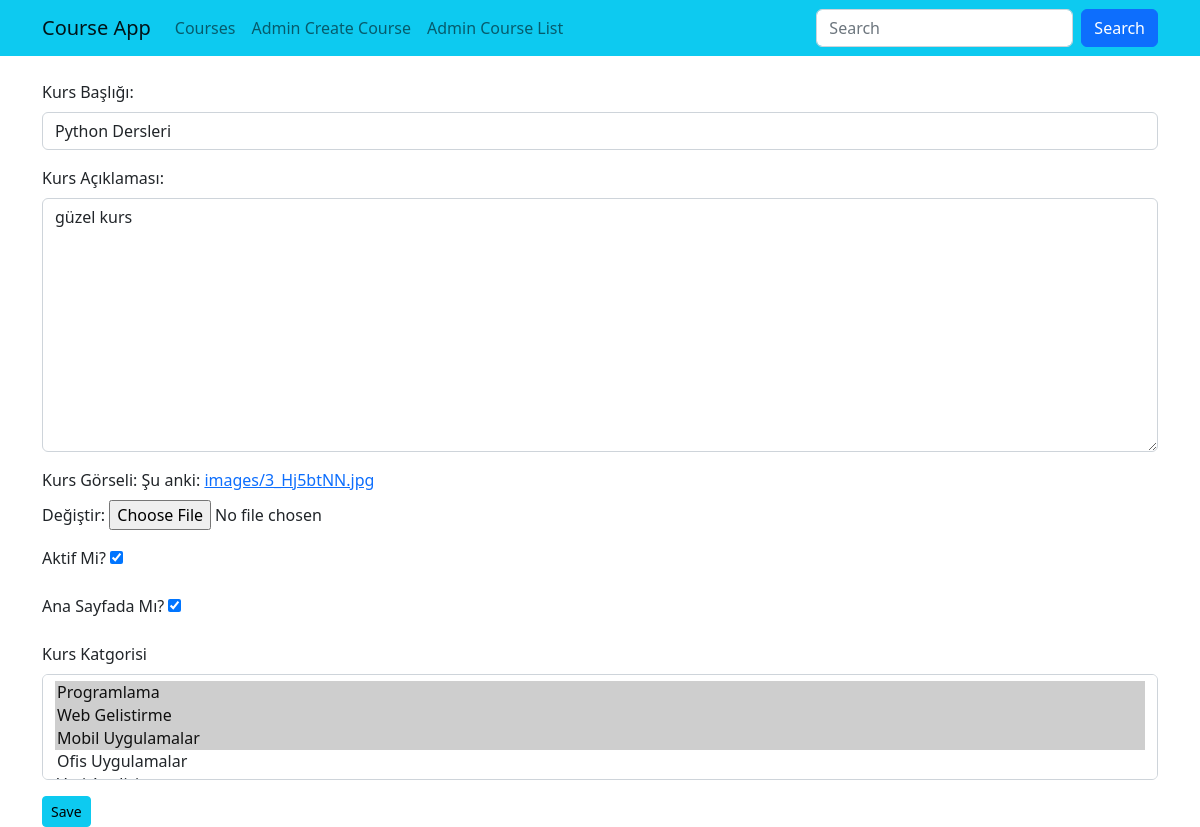
Before: /courses/course-edit/2 with the older database file.
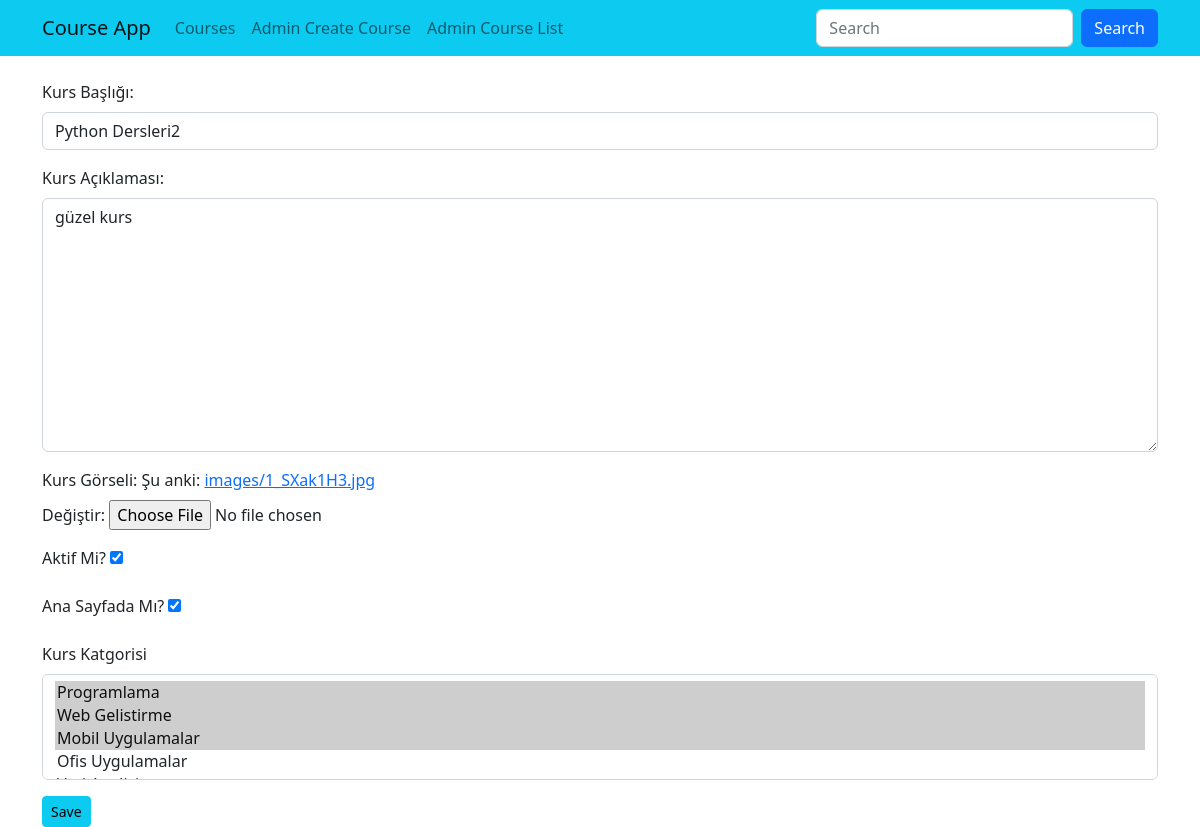
After: the same page with the newer database file.
### courses/models.py (models this page shows, shortened)
class Course(models.Model):
    title = models.CharField(max_length=50)
    description =models.TextField()
    image = models.ImageField(upload_to="images",default="")
    date = models.DateField(auto_now_add=True)
    isActive = models.BooleanField(default=False)
    isHome = models.BooleanField(default=False)
    slug = models.SlugField(null=False,default="",unique=True, db_index=True,blank=True,editable=False)
    categories = models.ManyToManyField(Category,related_name="kurslar",blank=True)

### courses/views.py (the view)
# urls.py: path("course-edit/<int:id>",views.courseEdit, name="course_edit"),
def courseEdit(request,id):
    course = Course.objects.get(id=id)
    if request.method == "POST":
        form = CourseEditForm(request.POST,request.FILES, instance=course)
        if form.is_valid():
            form.save()
            return redirect("course_list")
    else:
        form = CourseEditForm(instance=course)
    return render(request,"courses/edit-course.html",{"course":course,"form":form})

### courses/forms.py
class CourseEditForm(forms.ModelForm):
    class Meta:
        model = Course
        fields = "__all__"
        labels = {
            "title":"Kurs Başlığı:",
            "description":"Kurs Açıklaması:",
            "image":"Kurs Görseli:",
            "isActive":"Aktif Mi?",
            "isHome":"Ana Sayfada Mı?",
            "categories":"Kurs Katgorisi"
        }
        widgets = {
            "title":forms.TextInput(attrs={"class":"form-control"}),
            "description":forms.Textarea(attrs={"class":"form-control"}),
            "isActive":forms.CheckboxInput(),
            "isHome":forms.CheckboxInput(),
            "categories":forms.SelectMultiple(attrs={"class":"form-control"}),
        }
        error_messages = {
            "title":{"required":"Kurs Başlığını Giriniz!", "max_length":"Geçtin sınırı"},
            "description":{"required":"Kurs Açıklamasını Giriniz!"},
            "image":{"required":"Kurs Görselini Seçiniz!"}
        }

### courses/models.py (called while the page is built)
    def __str__(self):
        return f"{self.name}"

### courses/templates/courses/edit-course.html (shortened to what this page needs)
{% extends "layout.html" %}
{% load static %}
{% block css_files %}
    <link rel="stylesheet" href="{% static "/courses/css/style.css" %}">
{% endblock css_files %}
{% block content %}
    <div class="container">
        <div class="row mt-4">
            <div class="col-12">
                <form action="{% url "course_edit" course.id %}" method="POST" enctype="multipart/form-data" novalidate >
                    {% for field in form %}
                        <p>
                            <label class = "form-label" for="{{field.id_for_label}}">{{field.label}}</label>
                            {{field}}
                        </p>
                    {% endfor %}
                    <button class="btn btn-info btn-sm" type="submit">Save</button>
                </form>
            </div>
        </div>
    </div>
{% endblock content %}

Changed rows visible on the page:
changed Course "güzel kurs": title "Python Dersleri" → "Python Dersleri2"
Other visible differences:
text no longer shown: "Şu anki: images/3_Hj5btNN.jpg Değiştir:"
text now shown: "Şu anki: images/1_SXak1H3.jpg Değiştir:"
